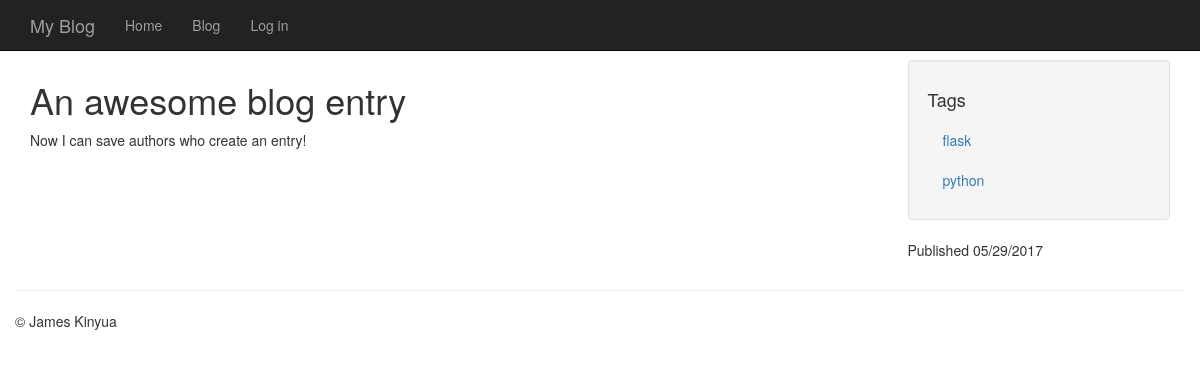
/entries/an-awesome-blog-entry/, run on the app's committed database.
### models.py (models this page shows, shortened)
class Entry(db.Model):
    STATUS_PUBLIC = 0
    STATUS_DRAFT = 1
    STATUS_DELETED = 2
    id = db.Column(db.Integer, primary_key=True)
    title = db.Column(db.String(100))
    slug = db.Column(db.String(100), unique=True)
    body = db.Column(db.Text)
    status = db.Column(db.SmallInteger, default=STATUS_PUBLIC)
    created_timestamp = db.Column(db.DateTime, default=datetime.datetime.now)
    modified_timestamp = db.Column(db.DateTime, default=datetime.datetime.now,
                                   onupdate=datetime.datetime.now)
    author_id = db.Column(db.Integer, db.ForeignKey('user.id'))
    tags = db.relationship('Tag', secondary=entry_tags,
                           backref=db.backref('entries', lazy='dynamic'))

class Tag(db.Model):
    id = db.Column(db.Integer, primary_key=True)
    name = db.Column(db.String(64))
    slug = db.Column(db.String(64), unique=True)

### entries/blueprint.py (the view)
@entries.route('/<slug>/')
def detail(slug):
    entry = get_entry_or_404(slug)
    return render_template('entries/detail.html', entry=entry)

### app.py (called while the page is built)
@app.before_request
def before_request():
    g.user = current_user

### entries/blueprint.py (called while the page is built)
def get_entry_or_404(slug, author=None):
    query = Entry.query.filter(Entry.slug == slug)
    if author:
        query = query.filter(Entry.author == author)
    else:
        query = filter_status_by_user(query)
    return query.first_or_404()

def filter_status_by_user(query):
    if not g.user.is_authenticated:
        query = query.filter(Entry.status == Entry.STATUS_PUBLIC)
    else:
        query = query.filter(
            (Entry.status == Entry.STATUS_PUBLIC)|
            ((Entry.author == g.user) &
             (Entry.status != Entry.STATUS_DELETED))
        )
    return query

### entries/templates/entries/detail.html (shortened to what this page needs)
{% extends "base.html" %}
{% block content_title %}{{ entry.title }}{% endblock %}
{% block sidebar %}
	<ul class="well nav nav-list">
		<li><h4>Tags</h4></li>
		{% for tag in entry.tags %}
			<li><a href="{{ url_for('entries.tag_detail', slug=tag.slug) }}">{{ tag.name }}</a></li>
		{% endfor %}
	</ul>
	<p>Published {{ entry.created_timestamp.strftime('%m/%d/%Y') }}</p>
{% endblock %}
{% block content %}
	{{ entry.body }}
{% endblock %}

### templates/base.html (shortened to what this page needs)
<!DOCTYPE html>
<html>
	<head>
		<link rel="stylesheet" type="text/css" href="//netdna.bootstrapcdn.com/bootstrap/3.1.0/css/bootstrap.min.css">
	</head>
	<body class="{% block body_class %}{% endblock %}">
	<div class="navbar navbar-inverse navbar-fixed-top" role="navigation">
		<div class="container">
			<div class="navbar-header">
				<a class="navbar-brand" href="#">{% block branding %}My Blog{% endblock %}</a>
			</div>
			<div class="collapse navbar-collapse">
				<ul class="nav navbar-nav">
					<li><a href="{{ url_for('homepage') }}">Home</a></li>
					<li><a href="{{ url_for('entries.index') }}">Blog</a></li>
					{% if g.user.is_authenticated %}
						<li><a href="{{ url_for('logout', next=request.path) }}">Log out</a></li>
					{% else %}
						<li><a href="{{ url_for('login', next=request.path) }}">Log in</a></li>
					{% endif %}
				</ul>
			</div>
		</div>
	</div>
	<div class="container">
		<div class="row">
			<div class="col-md-9">
				<h1>{% block content_title %}{% endblock %}</h1>
				{% block content %}
				{% endblock %}
			</div>
			<div class="col-md-3">
				{% block sidebar %}{% endblock %}
			</div>
		</div>
		<div class="row">
			<hr />
			<footer>
				<p>&copy; James Kinyua</p>
			</footer>
		</div>
	</div>
	</body>
</html>

### templates/base.html (style rules this page uses)
body { padding-top: 60px; }

### data on the page
Entry: title "An awesome blog entry", body "Now I can save authors who create an entry!", created_timestamp "05/29/2017"
Tag: name "flask"
Tag: name "python"
